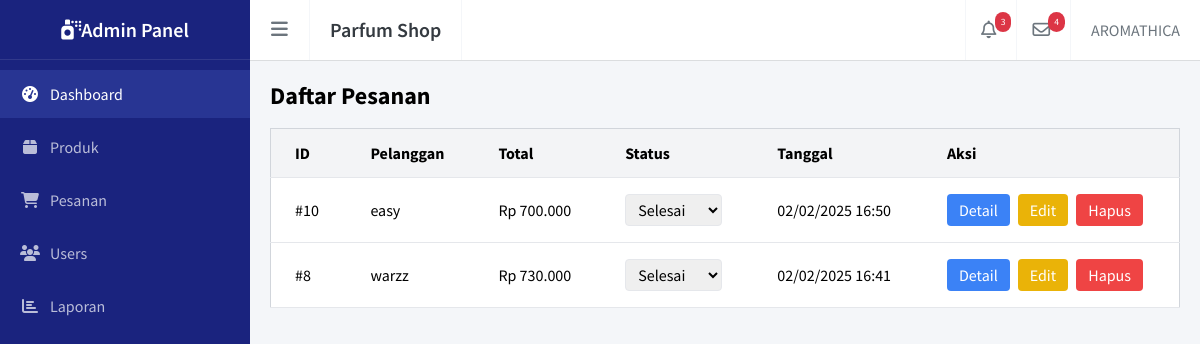
Screenshot of /admin/pesanan.php (signed in) with the database file from the repository.
### tables this page shows
CREATE TABLE `pesanan` (
  `id` int(11) NOT NULL,
  `user_id` int(11) NOT NULL,
  `total_harga` decimal(10,2) NOT NULL,
  `status` enum('Diproses','Dikirim','Selesai') DEFAULT 'Diproses',
  `created_at` timestamp NOT NULL DEFAULT CURRENT_TIMESTAMP,
  `updated_at` timestamp NOT NULL DEFAULT CURRENT_TIMESTAMP ON UPDATE CURRENT_TIMESTAMP
);

CREATE TABLE `users` (
  `id` int(11) NOT NULL,
  `nama` varchar(100) NOT NULL,
  `email` varchar(100) NOT NULL,
  `password` varchar(255) NOT NULL,
  `role` enum('admin','kasir','user') NOT NULL DEFAULT 'user',
  `created_at` timestamp NOT NULL DEFAULT CURRENT_TIMESTAMP
);

### admin/pesanan.php (the view, shortened to what this page needs)
<?php
require_once '../config/database.php';
$query = mysqli_query($conn, "
    SELECT p.*, u.nama as nama_pelanggan
    FROM pesanan p
    JOIN users u ON p.user_id = u.id
    ORDER BY p.created_at DESC
");
include '../templates/header.php';
include '../templates/navbar.php';
include '../templates/sidebar.php';
?>
<div class="main-content">
    <h2 class="text-2xl font-bold mb-4">Daftar Pesanan</h2>
    <div class="overflow-x-auto">
        <table class="min-w-full bg-white border border-gray-300">
            <thead class="bg-gray-100">
                <tr>
                    <th class="px-6 py-3 border-b text-left">ID</th>
                    <th class="px-6 py-3 border-b text-left">Pelanggan</th>
                    <th class="px-6 py-3 border-b text-left">Total</th>
                    <th class="px-6 py-3 border-b text-left">Status</th>
                    <th class="px-6 py-3 border-b text-left">Tanggal</th>
                    <th class="px-6 py-3 border-b text-left">Aksi</th>
                </tr>
            </thead>
            <tbody>
                <?php while ($pesanan = mysqli_fetch_assoc($query)): ?>
                <tr>
                    <td class="px-6 py-4 border-b">#<?php echo $pesanan['id']; ?></td>
                    <td class="px-6 py-4 border-b"><?php echo htmlspecialchars($pesanan['nama_pelanggan']); ?></td>
                    <td class="px-6 py-4 border-b">Rp <?php echo number_format($pesanan['total_harga'], 0, ',', '.'); ?>
                    </td>
                    <td class="px-6 py-4 border-b">
                        <form method="POST" class="inline">
                            <select name="status" onchange="this.form.submit()" class="border rounded px-2 py-1">
                                <option value="Selesai"
                                    <?php echo $pesanan['status'] == 'Selesai' ? 'selected' : ''; ?>>Selesai</option>
                            </select>
                        </form>
                    </td>
                    <td class="px-6 py-4 border-b">
                        <?php echo date('d/m/Y H:i', strtotime($pesanan['created_at'])); ?>
                    </td>
                    <td class="px-6 py-4 border-b">
                        <div class="flex space-x-2">
                            <button onclick="showDetail(<?php echo $pesanan['id']; ?>)"
                                class="bg-blue-500 text-white px-3 py-1 rounded hover:bg-blue-600">
                                Detail
                            </button>
                            <button onclick="editPesanan(<?php echo $pesanan['id']; ?>)"
                                class="bg-yellow-500 text-white px-3 py-1 rounded hover:bg-yellow-600">
                                Edit
                            </button>
                            <form method="POST" class="inline"
                                onsubmit="return confirm('Yakin ingin menghapus pesanan ini?');">
                                <button type="submit" class="bg-red-500 text-white px-3 py-1 rounded hover:bg-red-600">
                                    Hapus
                                </button>
                            </form>
                        </div>
                    </td>
                </tr>
                <?php endwhile; ?>
            </tbody>
        </table>
    </div>
</div>

### assets/css/master_produk.css (style rules this page uses)
.main-content { padding: 20px; background-color: #f4f6f9; }
.main-content { padding: 20px; background-color: #f4f6f9; min-height: 100vh; }

### assets/css/main.css (style rules this page uses)
:root { --navy-dark: #1a237e; --navy-light: #283593; --sidebar-width: 250px; --sidebar-mini-width: 65px; }
* { margin: 0; padding: 0; box-sizing: border-box; }
body { font-family: "Source Sans Pro", sans-serif; background: #f4f6f9; min-height: 100vh; }
.main-content { margin-left: var(--sidebar-width); padding: 20px; margin-top: 60px; transition: margin-left 0.3s ease-in-out; }

### rows the page displays
pesanan: id "10", user.nama "easy", total_harga "700.000", status "Selesai", created_at "02/02/2025 16:50"
pesanan: id "8", user.nama "warzz", total_harga "730.000", status "Selesai", created_at "02/02/2025 16:41"
